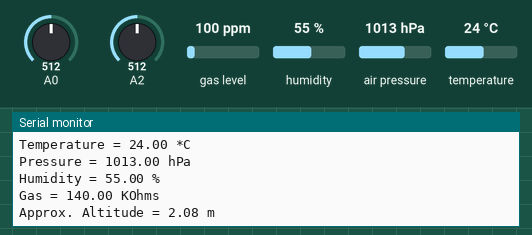
A sketch run on a simulated Arduino Uno, built with avr-gcc and run on an emulated ATmega328P. Parts: the last lines printed to the serial monitor. Inputs (shaded band) come from the test bench; at power-on: gas level 100 ppm, A0 = 512, A2 = 512, humidity 55 %, air pressure 1013 hPa, temperature 24 °C.

Above: at 1.2 s.
1.3 s: gas level set to 20 ppm
At 1.85 s:
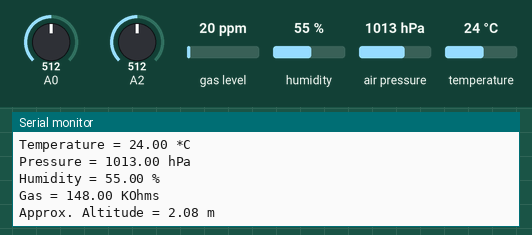
2.8 s: A0 set to 716
4.3 s: A2 set to 716
5.8 s: humidity set to 22 %
At 6.22 s:
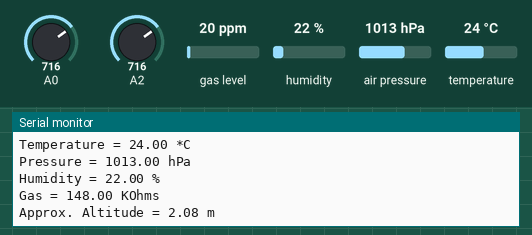
7.3 s: air pressure set to 952 hPa
At 7.68 s:
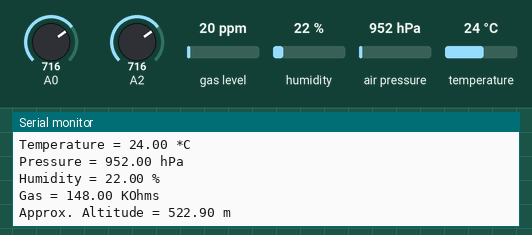
8.8 s: gas level set to 750 ppm
At 9.13 s:
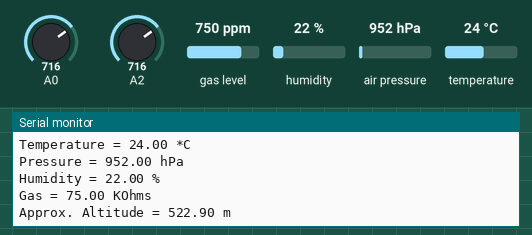
Timing chart, 0 to 11.8 s (numbered marks = the images above; inputs shaded):
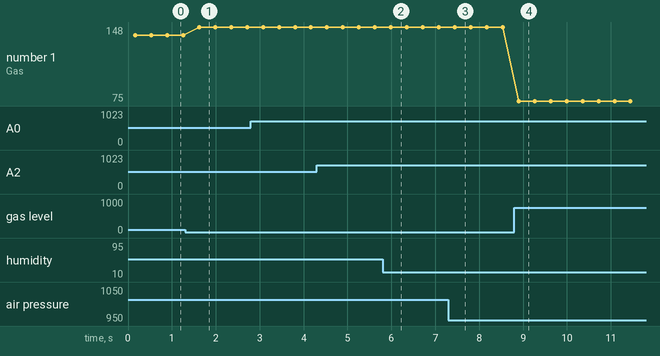

The sketch:

OLFATUS_PETROLEUM_V1.ino
```cpp
#include <Wire.h>
#include <SPI.h>
#include <Adafruit_Sensor.h>
#include "Adafruit_BME680.h"

#define BME_SCK 13
#define BME_MISO 12
#define BME_MOSI 11
#define BME_CS 10

#define SEALEVELPRESSURE_HPA (1013.25)

Adafruit_BME680 bme(&Wire);  // I2C
//----- BME SEGURIDAD -----
//Esto es para que no se bloquee todo cuando el BME tenga algún falso contacto, se desconecte o falle
bool bmeDisponible = false;

unsigned long ultimoIntentoBME = 0;
const unsigned long TIEMPO_REINTENTO_BME = 1000;

// Variables donde se guardan las últimas mediciones válidas
float temperatura = NAN;
float humedad = NAN;
float presion = NAN;
float resistenciaGas = NAN;

void setup() {
  Serial.begin(115200);
  if (bme.begin()) {
    configurarBME();

    bmeDisponible = true;

    Serial.println("BME680 conectado");
  } else {
    Serial.println("BME680 no encontrado");
  }
}

void loop() {
  int adc_MQ = analogRead(A0);                //Leemos la salida analógica del MQ
  float voltaje = adc_MQ * (5.0 / 1023.0);    //Convertimos la lectura en un valor de voltaje
  int adc_MQ1 = analogRead(A2);               //Leemos la salida analógica del MQ
  float voltaje2 = adc_MQ1 * (5.0 / 1023.0);  //Convertimos la lectura en un valor de voltaje
  // Gestiona el BME sin bloquear nada
  gestionarBME();

  Serial.print("adc:");
  Serial.print(adc_MQ);
  Serial.print("    voltaje:");
  Serial.print(voltaje);
  Serial.print("     ");
  Serial.print("adc:");
  Serial.print(adc_MQ1);
  Serial.print("    voltaje:");
  Serial.println(voltaje2);

  Serial.print("Temperature = ");
  Serial.print(temperatura);
  Serial.println(" *C");

  Serial.print("Pressure = ");
  Serial.print(bme.pressure / 100.0);
  Serial.println(" hPa");

  Serial.print("Humidity = ");
  Serial.print(bme.humidity);
  Serial.println(" %");

  Serial.print("Gas = ");
  Serial.print(bme.gas_resistance / 1000.0);
  Serial.println(" KOhms");

  Serial.print("Approx. Altitude = ");
  Serial.print(bme.readAltitude(SEALEVELPRESSURE_HPA));
  Serial.println(" m");

  Serial.println();
  delay(200);
}

void configurarBME() {
  bme.setTemperatureOversampling(BME680_OS_8X);
  bme.setHumidityOversampling(BME680_OS_2X);
  bme.setPressureOversampling(BME680_OS_4X);
  bme.setIIRFilterSize(BME680_FILTER_SIZE_3);
  bme.setGasHeater(320, 150);
}

void gestionarBME() {
  if (bmeDisponible) {
    if (bme.performReading()) {
      temperatura = bme.temperature;
      humedad = bme.humidity;
      presion = bme.pressure / 100.0;
      resistenciaGas = bme.gas_resistance / 1000.0;
    } else {
      Serial.println("Error leyendo BME680");

      bmeDisponible = false;
    }
  } else {
    if (millis() - ultimoIntentoBME >= TIEMPO_REINTENTO_BME) {
      ultimoIntentoBME = millis();

      if (bme.begin()) {
        configurarBME();

        bmeDisponible = true;

        Serial.println("BME680 reconectado");
      }
    }
  }
}
```

Measured:
- after the input at 1.3 s, the serial monitor: prints a new line after 0.32 s (image 1)
- after the input at 5.8 s, the serial monitor: prints a new line after 0.19 s (image 2)
- after the input at 7.3 s, the serial monitor: prints a new line after 0.14 s (image 3)
- after the input at 8.8 s, the serial monitor: prints a new line after 0.10 s (image 4)
- plotted number 1: 140 → 148 after the input at 1.3 s, 148 → 75 after the input at 8.8 s
